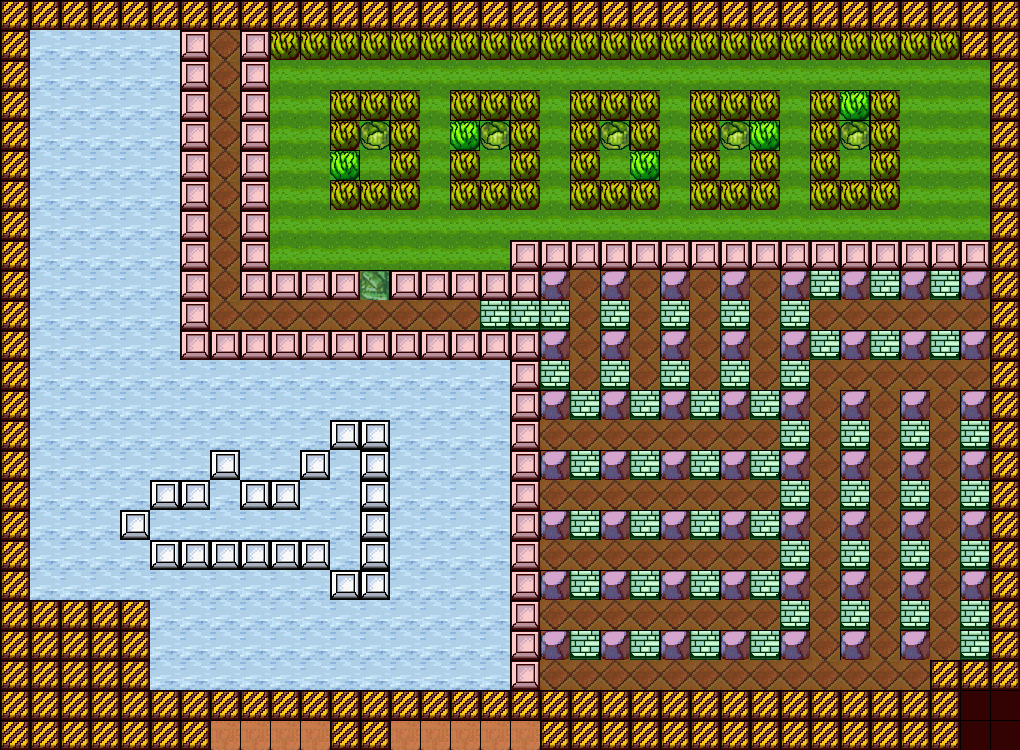

A level layout from a 2D game, rendered from its tile map. Below: a short description, then the map file with tile-grid data replaced by summaries:
An orthogonal 34x25 tile map with 30x30 px tiles, 3 tile layers (Background, Foreground, Meta), 2 tilesets and 17 objects (9x SpawnPoint, 2x 2, SpawnPlayer, Exit, SpawnPoint10, ...).

<map version="1.0" orientation="orthogonal" width="34" height="25" tilewidth="30" tileheight="30">
 <tileset firstgid="1" name="objects" tilewidth="30" tileheight="30">
  <image source="objects.png" width="240" height="450" />
  <tile id="60">
   <properties>
    <property name="Type" value="wall1" />
   </properties>
  </tile>
  <tile id="66">
   <properties>
    <property name="Type" value="wall2" />
   </properties>
  </tile>
  <tile id="72">
   <properties>
    <property name="Type" value="wall3" />
   </properties>
  </tile>
  <tile id="78">
   <properties>
    <property name="Type" value="wall4" />
   </properties>
  </tile>
  <tile id="84">
   <properties>
    <property name="Type" value="wall5" />
   </properties>
  </tile>
  <tile id="90">
   <properties>
    <property name="Type" value="wall6" />
   </properties>
  </tile>
  <tile id="96">
   <properties>
    <property name="Type" value="wall7" />
   </properties>
  </tile>
  <tile id="102">
   <properties>
    <property name="Type" value="wall8" />
   </properties>
  </tile>
  <tile id="108">
   <properties>
    <property name="Type" value="wall9" />
   </properties>
  </tile>
 </tileset>
 <tileset firstgid="121" name="meta_tiles30x30" tilewidth="30" tileheight="30" spacing="1">
  <image source="meta_tiles30x30.png" width="61" height="31" />
  <tile id="0">
   <properties>
    <property name="Collidable" value="True" />
   </properties>
  </tile>
  <tile id="1">
   <properties>
    <property name="Collectable" value="True" />
   </properties>
  </tile>
 </tileset>
 <layer name="Background" width="34" height="25">
  <data>[850 cells, 846 non-empty, 6 distinct tile ids]</data>
 </layer>
 <layer name="Foreground" width="34" height="25">
  <data>[850 cells, 189 non-empty, 5 distinct tile ids]</data>
 </layer>
 <layer name="Meta" width="34" height="25">
  <data>[850 cells, 416 non-empty, 2 distinct tile ids]</data>
 </layer>
 <objectgroup name="Objects" width="34" height="25">
  <object name="SpawnPlayer" x="870" y="660" width="30" height="30" />
  <object name="Exit" x="210" y="0" width="30" height="30" />
  <object name="SpawnPoint3" type="SpawnPoint" x="420" y="60" width="30" height="30">
   <properties>
    <property name="character" value="snake.png" />
   </properties>
  </object>
  <object name="SpawnPoint4" type="SpawnPoint" x="540" y="120" width="30" height="30">
   <properties>
    <property name="character" value="snake.png" />
   </properties>
  </object>
  <object name="SpawnPoint5" type="SpawnPoint" x="660" y="60" width="30" height="30">
   <properties>
    <property name="character" value="snake.png" />
   </properties>
  </object>
  <object name="SpawnPoint6" type="SpawnPoint" x="780" y="120" width="30" height="30">
   <properties>
    <property name="character" value="snake.png" />
   </properties>
  </object>
  <object name="SpawnPoint7" type="SpawnPoint" x="900" y="60" width="30" height="30">
   <properties>
    <property name="character" value="snake.png" />
   </properties>
  </object>
  <object name="SpawnPoint1" type="SpawnPoint" x="210" y="90" width="30" height="30">
   <properties>
    <property name="character" value="snake.png" />
   </properties>
  </object>
  <object name="SpawnPoint2" type="SpawnPoint" x="270" y="300" width="30" height="30">
   <properties>
    <property name="character" value="rock.png" />
   </properties>
  </object>
  <object name="SpawnPoint10" x="630" y="480" width="30" height="30">
   <properties>
    <property name="character" value="rock.png" />
   </properties>
  </object>
  <object name="SpawnPoint9" type="SpawnPoint" x="930" y="390" width="30" height="30">
   <properties>
    <property name="character" value="rock.png" />
   </properties>
  </object>
  <object name="SpawnPoint8" type="SpawnPoint" x="900" y="300" width="30" height="30">
   <properties>
    <property name="character" value="rock.png" />
   </properties>
  </object>
 </objectgroup>
 <objectgroup name="Bonuses" width="34" height="25">
  <object name="Bonus1" type="1" x="360" y="120" width="30" height="30" />
  <object name="Bonus2" type="2" x="480" y="120" width="30" height="30" />
  <object name="Bonus3" type="2" x="600" y="120" width="30" height="30" />
  <object name="Bonus4" type="4" x="720" y="120" width="30" height="30" />
  <object name="Bonus5" type="5" x="840" y="120" width="30" height="30" />
 </objectgroup>
</map>
